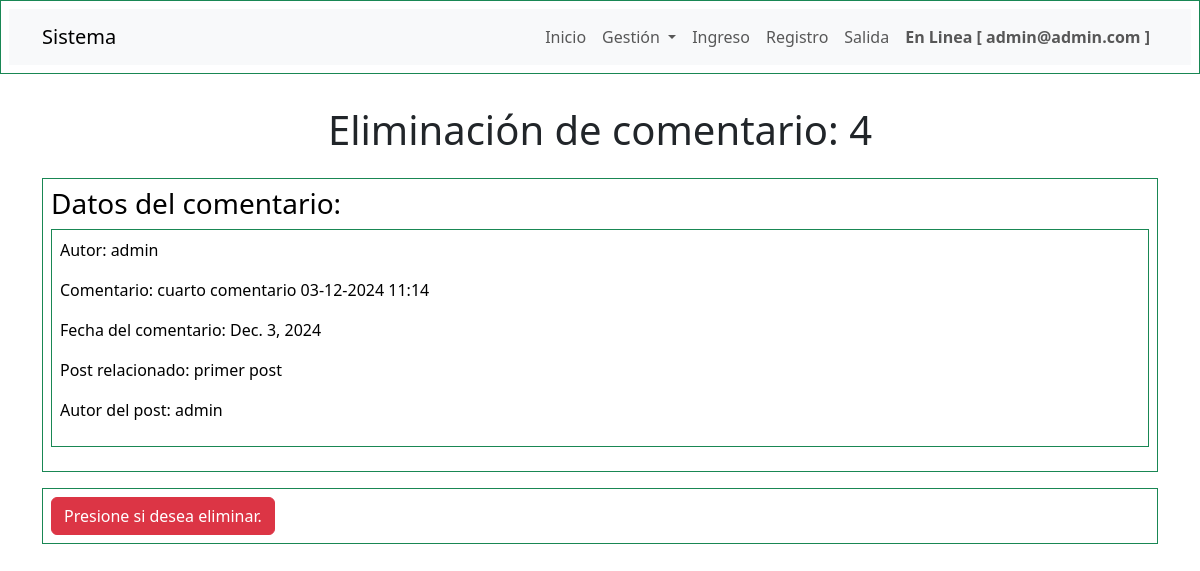
The app's page /blog/post/comentario/eliminar/4 (signed in) with its own data.
### blog/models.py (models this page shows, shortened)
class Comentario(models.Model):
    id = models.AutoField(primary_key=True)
    autor = models.ForeignKey(User, on_delete=models.CASCADE, blank=False,null=False)
    fecha = models.DateField(auto_created=True,auto_now_add=True)
    contenido = models.TextField(null=False,blank=False)
    post = models.ForeignKey(Post,on_delete=models.CASCADE,blank=False,null=False,default=None)
    class Meta:
        managed = True
        db_table ='comentarios'

class Post(models.Model):
    id = models.AutoField(primary_key=True)
    titulo = models.CharField(max_length=50,null=False,blank=False)
    contenido = models.TextField(null=False,blank=False)
    fecha_creacion = models.DateField(auto_created=True,auto_now_add=True)
    autor = models.ForeignKey(User, on_delete=models.CASCADE, blank=False,null=False)
    categoria = models.ForeignKey(Categoria, on_delete=models.CASCADE,blank=False,null=False, default=4)
    class Meta:
        managed = True
        db_table = 'posts'

### blog/views.py (the view)
# urls.py: path('post/comentario/eliminar/<int:comentario_id>', views.eliminar_comentario, name="eliminar_comentario"),
@login_required(login_url="login")
@permission_required("blog.delete_comentario", login_url="home")
def eliminar_comentario(request, comentario_id):
    contexto = {}
    try:
        comentario = Comentario.objects.get(id=comentario_id)
        if comentario.autor != request.user:
            messages.error(request, f"Usted no es el autor del comentario, no puede eliminarlo")
            return redirect('posts')
    except comentario.DoesNotExist as e:
        messages.error(request, f"No existe un comentario con id: {comentario_id}")
        return redirect('posts')
    if request.method == "POST":
        comentario.delete()
        messages.success(request, "Comentario eliminado con éxito")
        return redirect('posts')
    else:
        contexto["comentario"] = comentario
        return render(request, 'blog/eliminar_comentario.html', contexto)

### templates/blog/eliminar_comentario.html (shortened to what this page needs)
{% extends "layouts/base.html" %}
{% block contenido %}
<header>
    <h1 class="text-center py-3">Eliminación de comentario: {{comentario.id}} </h1>
</header>
<main class="container">
    <section>
        <table class="table table-bordered border-success">
            <tr><td>
                <h3>Datos del comentario:</h3>
                <table class="table table-bordered border-success">
                    <tr><td>
                        <p>Autor: {{comentario.autor}}</p>
                        <p>Comentario: {{comentario.contenido}}</p>
                        <p>Fecha del comentario: {{comentario.fecha}}</p>
                        <p>Post relacionado: {{comentario.post.titulo}}</p>
                        <p>Autor del post: {{comentario.post.autor.username}}</p>
                    </td></tr>
                </table>
            </td></tr>
        </table>
    </section>
    <section>
        <table class="table table-bordered border-success">
            <tr><td>
                <form method="post">
                    <input type="submit" value="Presione si desea eliminar." class="btn btn-danger">
                </form>
            </td></tr>
        </table>
    </section>
</main>
{% endblock contenido %}

### templates/partials/navbar.html (shortened to what this page needs)
<table class="table table-bordered border-success">
  <tr><td>
    <nav class="navbar navbar-expand-lg bg-body-tertiary">
        <div class="container">
          <a class="navbar-brand" href="{% url "home" %}">Sistema</a>
          <div class="collapse navbar-collapse" id="navbarNavDropdown">
            <ul class="navbar-nav ms-auto">
              <li class="nav-item">
                <a class="nav-link" href="{% url "home" %}">Inicio</a>
              </li>
              <li class="nav-item dropdown">
                <a class="nav-link dropdown-toggle" href="#" role="button" data-bs-toggle="dropdown" aria-expanded="false">
                  Gestión
                </a>
              </li>
                <li class="nav-item">
                  <a class="nav-link" href="{% url "login_view" %}">Ingreso</a>
                </li>
                <li class="nav-item">
                  <a class="nav-link" href="{% url "registro_view" %}">Registro</a>
                </li>
                <li class="nav-item">
                  <a class="nav-link" href="{% url "logout_view" %}">Salida</a>
                </li>
                <li class="nav-item">
                  <a class="nav-link fw-bold" href="">En Linea [ {{user.email}} ]</a>
                </li>
            </ul>
          </div>
        </div>
      </nav>
    </td></tr>
  </table>

### static/css/styles.css (style rules this page uses)
body { background: #ffffff ; background-size: cover; }

### records on screen
Comentario: id "4", autor "admin", contenido "cuarto comentario 03-12-2024 11:14", fecha "Dec. 3, 2024", post.titulo "primer post", post.autor.username "admin"

### other values on screen
{{ user.email }} "admin@admin.com"
